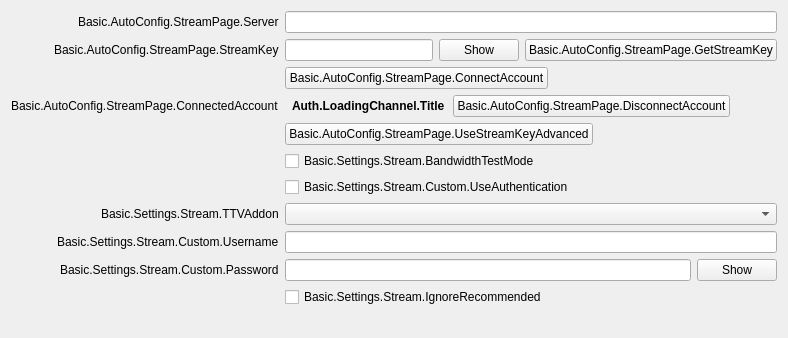
           <widget class="QWidget" name="streamKeyPage">
            <layout class="QFormLayout" name="streamkeyPageLayout">
             <property name="fieldGrowthPolicy">
              <enum>QFormLayout::AllNonFixedFieldsGrow</enum>
             </property>
             <property name="labelAlignment">
              <set>Qt::AlignRight|Qt::AlignTrailing|Qt::AlignVCenter</set>
             </property>
             <item row="0" column="0">
              <widget class="QLabel" name="serverLabel">
               <property name="text">
                <string>Basic.AutoConfig.StreamPage.Server</string>
               </property>
              </widget>
             </item>
             <item row="0" column="1">
              <widget class="QStackedWidget" name="serverStackedWidget">
               <property name="sizePolicy">
                <sizepolicy hsizetype="Preferred" vsizetype="Maximum">
                 <horstretch>0</horstretch>
                 <verstretch>0</verstretch>
                </sizepolicy>
               </property>
               <property name="currentIndex">
                <number>1</number>
               </property>
               <widget class="QWidget" name="servicePage">
                <layout class="QHBoxLayout" name="horizontalLayout_21">
                 <property name="leftMargin">
                  <number>0</number>
                 </property>
                 <property name="topMargin">
                  <number>0</number>
                 </property>
                 <property name="rightMargin">
                  <number>0</number>
                 </property>
                 <property name="bottomMargin">
                  <number>0</number>
                 </property>
                 <item>
                  <widget class="QComboBox" name="server"/>
                 </item>
                </layout>
               </widget>
               <widget class="QWidget" name="customPage">
                <layout class="QHBoxLayout" name="horizontalLayout_22">
                 <property name="leftMargin">
                  <number>0</number>
                 </property>
                 <property name="topMargin">
                  <number>0</number>
                 </property>
                 <property name="rightMargin">
                  <number>0</number>
                 </property>
                 <property name="bottomMargin">
                  <number>0</number>
                 </property>
                 <item>
                  <widget class="QLineEdit" name="customServer"/>
                 </item>
                </layout>
               </widget>
              </widget>
             </item>
             <item row="1" column="0">
              <widget class="QLabel" name="streamKeyLabel">
               <property name="text">
                <string>Basic.AutoConfig.StreamPage.StreamKey</string>
               </property>
               <property name="openExternalLinks">
                <bool>true</bool>
               </property>
               <property name="buddy">
                <cstring>key</cstring>
               </property>
              </widget>
             </item>
             <item row="1" column="1">
              <widget class="QFrame" name="streamKeyWidget">
               <layout class="QHBoxLayout" name="horizontalLayout_11">
                <property name="leftMargin">
                 <number>0</number>
                </property>
                <property name="topMargin">
                 <number>0</number>
                </property>
                <property name="rightMargin">
                 <number>0</number>
                </property>
                <property name="bottomMargin">
                 <number>0</number>
                </property>
                <item>
                 <widget class="QLineEdit" name="key">
                  <property name="inputMask">
                   <string notr="true"/>
                  </property>
                  <property name="text">
                   <string notr="true"/>
                  </property>
                  <property name="echoMode">
                   <enum>QLineEdit::Password</enum>
                  </property>
                 </widget>
                </item>
                <item>
                 <widget class="QPushButton" name="show">
                  <property name="text">
                   <string>Show</string>
                  </property>
                 </widget>
                </item>
                <item>
                 <widget class="UrlPushButton" name="getStreamKeyButton">
                  <property name="toolTip">
                   <string/>
                  </property>
                  <property name="toolTipDuration">
                   <number>-4</number>
                  </property>
                  <property name="text">
                   <string>Basic.AutoConfig.StreamPage.GetStreamKey</string>
                  </property>
                 </widget>
                </item>
               </layout>
              </widget>
             </item>
             <item row="3" column="0">
              <spacer name="horizontalSpacer_18">
               <property name="orientation">
                <enum>Qt::Horizontal</enum>
               </property>
               <property name="sizeHint" stdset="0">
                <size>
                 <width>170</width>
                 <height>8</height>
                </size>
               </property>
              </spacer>
             </item>
             <item row="4" column="1">
              <layout class="QHBoxLayout" name="horizontalLayout_23">
               <property name="spacing">
                <number>8</number>
               </property>
               <property name="leftMargin">
                <number>7</number>
               </property>
               <property name="rightMargin">
                <number>7</number>
               </property>
               <item>
                <widget class="QLabel" name="connectedAccountText">
                 <property name="styleSheet">
                  <string notr="true">font-weight: bold</string>
                 </property>
                 <property name="text">
                  <string>Auth.LoadingChannel.Title</string>
                 </property>
                </widget>
               </item>
               <item>
                <widget class="QPushButton" name="disconnectAccount">
                 <property name="text">
                  <string>Basic.AutoConfig.StreamPage.DisconnectAccount</string>
                 </property>
                </widget>
               </item>
               <item>
                <spacer name="horizontalSpacer_24">
                 <property name="orientation">
                  <enum>Qt::Horizontal</enum>
                 </property>
                 <property name="sizeHint" stdset="0">
                  <size>
                   <width>40</width>
                   <height>20</height>
                  </size>
                 </property>
                </spacer>
               </item>
              </layout>
             </item>
             <item row="6" column="1">
              <widget class="QCheckBox" name="bandwidthTestEnable">
               <property name="text">
                <string>Basic.Settings.Stream.BandwidthTestMode</string>
               </property>
              </widget>
             </item>
             <item row="7" column="1">
              <widget class="QCheckBox" name="useAuth">
               <property name="text">
                <string>Basic.Settings.Stream.Custom.UseAuthentication</string>
               </property>
              </widget>
             </item>
             <item row="9" column="0">
              <widget class="QLabel" name="authUsernameLabel">
               <property name="text">
                <string>Basic.Settings.Stream.Custom.Username</string>
               </property>
               <property name="buddy">
                <cstring>authUsername</cstring>
               </property>
              </widget>
             </item>
             <item row="9" column="1">
              <widget class="QLineEdit" name="authUsername"/>
             </item>
             <item row="10" column="0">
              <widget class="QLabel" name="authPwLabel">
               <property name="text">
                <string>Basic.Settings.Stream.Custom.Password</string>
               </property>
               <property name="buddy">
                <cstring>authPw</cstring>
               </property>
              </widget>
             </item>
             <item row="10" column="1">
              <widget class="QFrame" name="authPwWidget">
               <layout class="QHBoxLayout" name="horizontalLayout_25">
                <property name="leftMargin">
                 <number>0</number>
                </property>
                <property name="topMargin">
                 <number>0</number>
                </property>
                <property name="rightMargin">
                 <number>0</number>
                </property>
                <property name="bottomMargin">
                 <number>0</number>
                </property>
                <item>
                 <widget class="QLineEdit" name="authPw">
                  <property name="echoMode">
                   <enum>QLineEdit::Password</enum>
                  </property>
                 </widget>
                </item>
                <item>
                 <widget class="QPushButton" name="authPwShow">
                  <property name="text">
                   <string>Show</string>
                  </property>
                 </widget>
                </item>
               </layout>
              </widget>
             </item>
             <item row="8" column="1">
              <widget class="QComboBox" name="twitchAddonDropdown"/>
             </item>
             <item row="8" column="0">
              <widget class="QLabel" name="twitchAddonLabel">
               <property name="text">
                <string>Basic.Settings.Stream.TTVAddon</string>
               </property>
               <property name="buddy">
                <cstring>twitchAddonDropdown</cstring>
               </property>
              </widget>
             </item>
             <item row="11" column="1">
              <widget class="QCheckBox" name="ignoreRecommended">
               <property name="text">
                <string>Basic.Settings.Stream.IgnoreRecommended</string>
               </property>
              </widget>
             </item>
             <item row="12" column="1">
              <widget class="QLabel" name="enforceSettingsLabel">
               <property name="text">
                <string notr="true"/>
               </property>
               <property name="textFormat">
                <enum>Qt::RichText</enum>
               </property>
               <property name="openExternalLinks">
                <bool>true</bool>
               </property>
              </widget>
             </item>
             <item row="5" column="1">
              <layout class="QHBoxLayout" name="horizontalLayout_28">
               <item>
                <widget class="QPushButton" name="useStreamKeyAdv">
                 <property name="text">
                  <string>Basic.AutoConfig.StreamPage.UseStreamKeyAdvanced</string>
                 </property>
                </widget>
               </item>
               <item>
                <spacer name="horizontalSpacer_28">
                 <property name="orientation">
                  <enum>Qt::Horizontal</enum>
                 </property>
                 <property name="sizeHint" stdset="0">
                  <size>
                   <width>40</width>
                   <height>20</height>
                  </size>
                 </property>
                </spacer>
               </item>
              </layout>
             </item>
             <item row="4" column="0">
              <widget class="QLabel" name="connectedAccountLabel">
               <property name="text">
                <string>Basic.AutoConfig.StreamPage.ConnectedAccount</string>
               </property>
              </widget>
             </item>
             <item row="3" column="1">
              <layout class="QHBoxLayout" name="horizontalLayout_15">
               <item>
                <widget class="QPushButton" name="connectAccount2">
                 <property name="cursor">
                  <cursorShape>PointingHandCursor</cursorShape>
                 </property>
                 <property name="text">
                  <string>Basic.AutoConfig.StreamPage.ConnectAccount</string>
                 </property>
                </widget>
               </item>
               <item>
                <spacer name="horizontalSpacer_19">
                 <property name="orientation">
                  <enum>Qt::Horizontal</enum>
                 </property>
                 <property name="sizeHint" stdset="0">
                  <size>
                   <width>40</width>
                   <height>20</height>
                  </size>
                 </property>
                </spacer>
               </item>
              </layout>
             </item>
            </layout>
           </widget>
